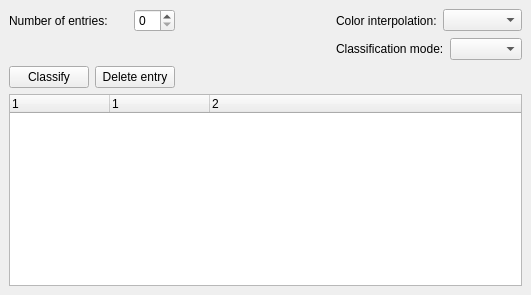
     <widget class="QWidget" name="tabPageColormap" >
      <attribute name="title" >
       <string>Colormap</string>
      </attribute>
      <layout class="QGridLayout" >
       <property name="leftMargin" >
        <number>9</number>
       </property>
       <property name="topMargin" >
        <number>9</number>
       </property>
       <property name="rightMargin" >
        <number>9</number>
       </property>
       <property name="bottomMargin" >
        <number>9</number>
       </property>
       <property name="horizontalSpacing" >
        <number>6</number>
       </property>
       <property name="verticalSpacing" >
        <number>6</number>
       </property>
       <item row="0" column="2" >
        <spacer>
         <property name="orientation" >
          <enum>Qt::Horizontal</enum>
         </property>
         <property name="sizeHint" >
          <size>
           <width>71</width>
           <height>20</height>
          </size>
         </property>
        </spacer>
       </item>
       <item row="1" column="0" colspan="3" >
        <spacer>
         <property name="orientation" >
          <enum>Qt::Horizontal</enum>
         </property>
         <property name="sizeHint" >
          <size>
           <width>61</width>
           <height>20</height>
          </size>
         </property>
        </spacer>
       </item>
       <item row="0" column="0" colspan="2" >
        <layout class="QHBoxLayout" >
         <property name="spacing" >
          <number>6</number>
         </property>
         <property name="leftMargin" >
          <number>0</number>
         </property>
         <property name="topMargin" >
          <number>0</number>
         </property>
         <property name="rightMargin" >
          <number>0</number>
         </property>
         <property name="bottomMargin" >
          <number>0</number>
         </property>
         <item>
          <widget class="QLabel" name="mNumberOfEntriesLabel" >
           <property name="text" >
            <string>Number of entries:</string>
           </property>
          </widget>
         </item>
         <item>
          <widget class="QSpinBox" name="mNumberOfEntriesBox" >
           <property name="sizePolicy" >
            <sizepolicy vsizetype="Fixed" hsizetype="Fixed" >
             <horstretch>0</horstretch>
             <verstretch>0</verstretch>
            </sizepolicy>
           </property>
          </widget>
         </item>
        </layout>
       </item>
       <item row="2" column="2" colspan="2" >
        <spacer>
         <property name="orientation" >
          <enum>Qt::Horizontal</enum>
         </property>
         <property name="sizeHint" >
          <size>
           <width>341</width>
           <height>20</height>
          </size>
         </property>
        </spacer>
       </item>
       <item row="2" column="1" >
        <widget class="QPushButton" name="mDeleteEntryButton" >
         <property name="text" >
          <string>Delete entry</string>
         </property>
        </widget>
       </item>
       <item row="2" column="0" >
        <widget class="QPushButton" name="mClassifyButton" >
         <property name="text" >
          <string>Classify</string>
         </property>
        </widget>
       </item>
       <item row="3" column="0" colspan="4" >
        <widget class="QTreeWidget" name="mColormapTreeWidget" >
         <property name="columnCount" >
          <number>3</number>
         </property>
         <column>
          <property name="text" >
           <string>1</string>
          </property>
         </column>
         <column>
          <property name="text" >
           <string>1</string>
          </property>
         </column>
         <column>
          <property name="text" >
           <string>2</string>
          </property>
         </column>
        </widget>
       </item>
       <item row="0" column="3" >
        <layout class="QHBoxLayout" >
         <property name="spacing" >
          <number>6</number>
         </property>
         <property name="leftMargin" >
          <number>0</number>
         </property>
         <property name="topMargin" >
          <number>0</number>
         </property>
         <property name="rightMargin" >
          <number>0</number>
         </property>
         <property name="bottomMargin" >
          <number>0</number>
         </property>
         <item>
          <widget class="QLabel" name="mColorInterpolationLabel" >
           <property name="text" >
            <string>Color interpolation:</string>
           </property>
          </widget>
         </item>
         <item>
          <widget class="QComboBox" name="mColorInterpolationComboBox" />
         </item>
        </layout>
       </item>
       <item row="1" column="3" >
        <layout class="QHBoxLayout" >
         <property name="spacing" >
          <number>6</number>
         </property>
         <property name="leftMargin" >
          <number>0</number>
         </property>
         <property name="topMargin" >
          <number>0</number>
         </property>
         <property name="rightMargin" >
          <number>0</number>
         </property>
         <property name="bottomMargin" >
          <number>0</number>
         </property>
         <item>
          <widget class="QLabel" name="mClassificationModeLabel" >
           <property name="text" >
            <string>Classification mode:</string>
           </property>
          </widget>
         </item>
         <item>
          <widget class="QComboBox" name="mClassificationModeComboBox" />
         </item>
        </layout>
       </item>
      </layout>
     </widget>
